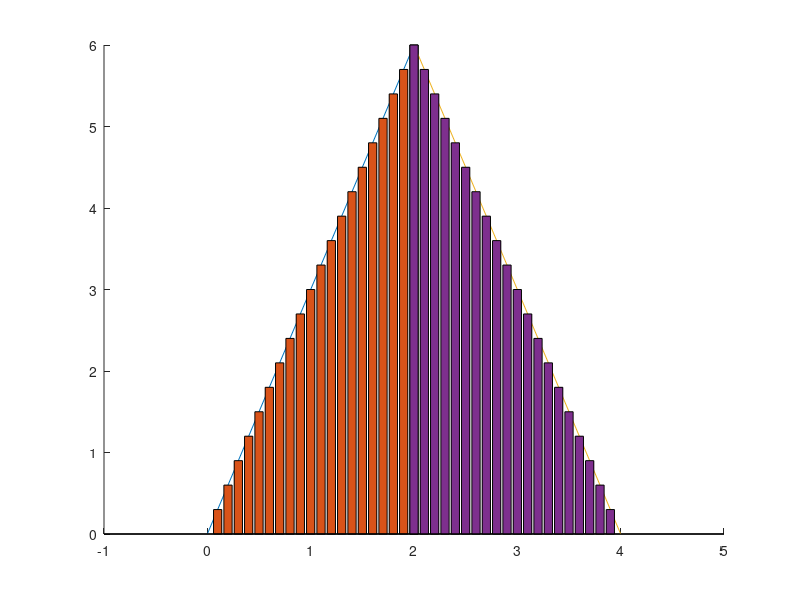

Write the MATLAB code that produced this figure.
X1 = 0:0.1:2;
X2 = 2:0.1:4;

%A2 = [300 105 0]/[4 9 16;2 3 4;1 1 1];
%Y2 = A2(1).*X2.*X2+A2(2).*X2+A2(3);

A1 = [0 6]/[0 2;1 1];
Y1 = A1(1).*X1 + A1(2);
A2 = [6 0]/[2 4;1 1];
Y2 = A2(1).*X2 + A2(2);

%Y2 = X2./X2.*0;

hold on
plot(X1,Y1);
bar(X1,Y1);
plot(X2,Y2);
bar(X2,Y2);
hold off
